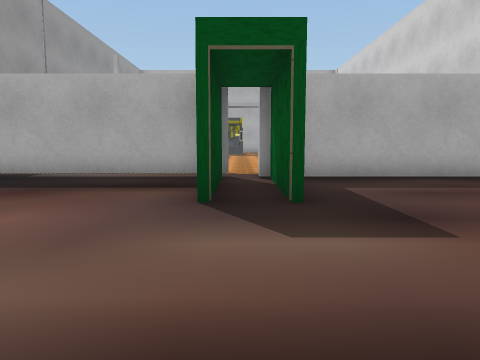
[1] (above)

24 first-person views from a walk through a scene from a Unity 3-D project. The camera is 1.2 m above the floor, tilts 6° down and sees 70° across. Doors are open. The floor is counted in squares, 2 m on a side. Each view is taken from the middle of a square. On the plan, view 1 faces up. The plan holds only what a view shows up to about 10 squares ahead; the rest is blank. The place goes on beyond the plan. The player character is not drawn. Some animated figures are left out. Some surface patterns are stand-ins.

[2]
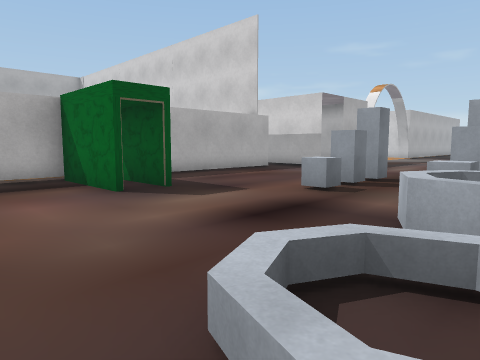

[3]
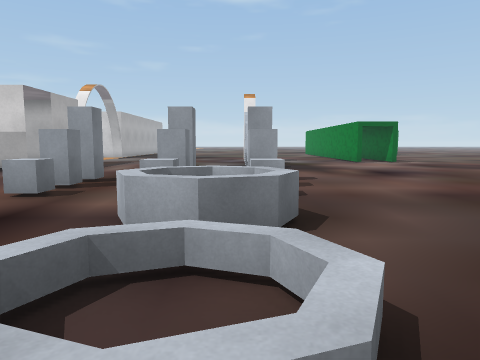

[4]
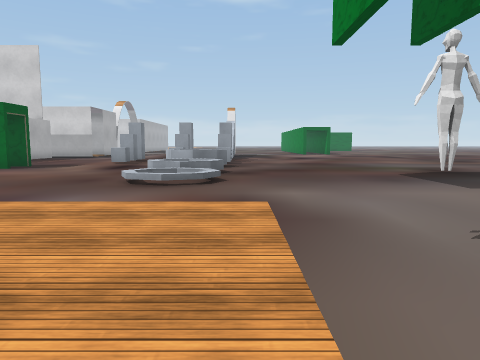

[5]
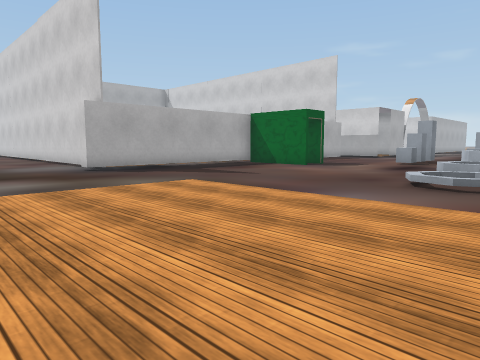

[6]
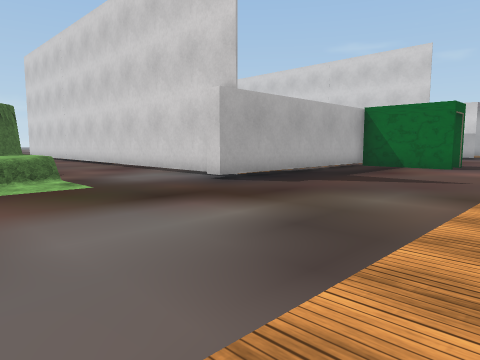

[7]
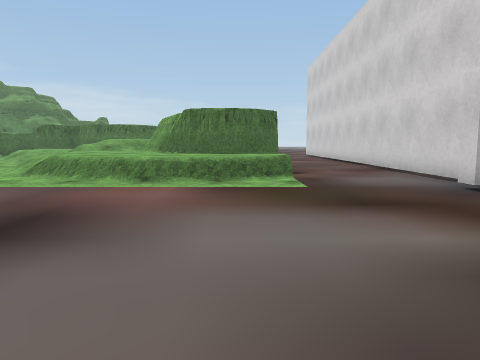

[8]
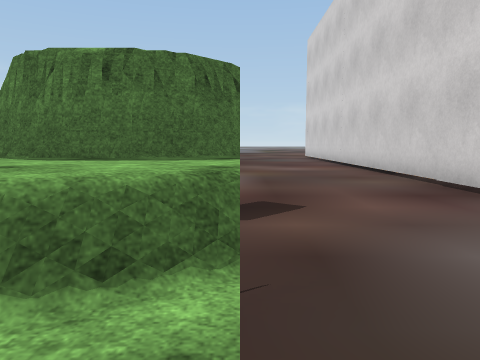

[9]
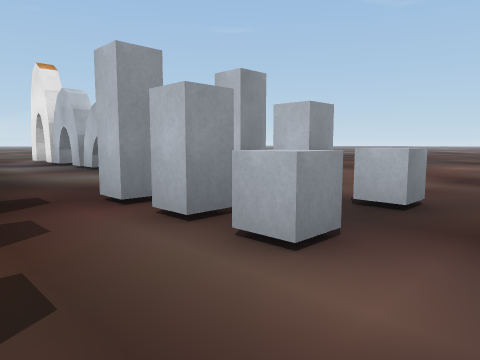

[10]
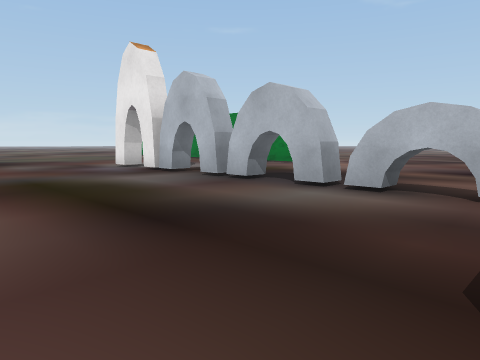

[11]
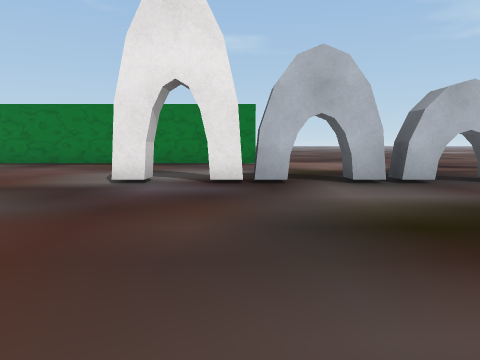

[12]
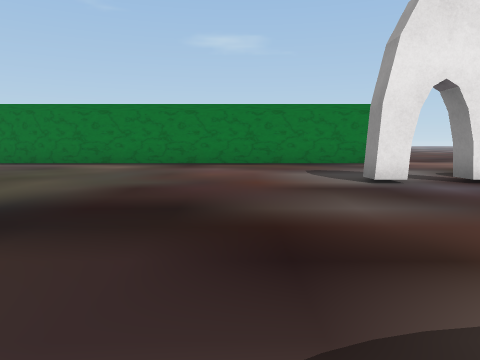

[13]
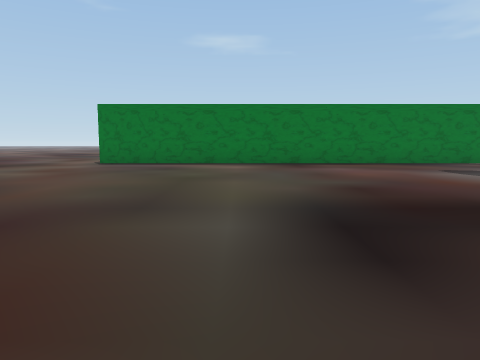

[14]
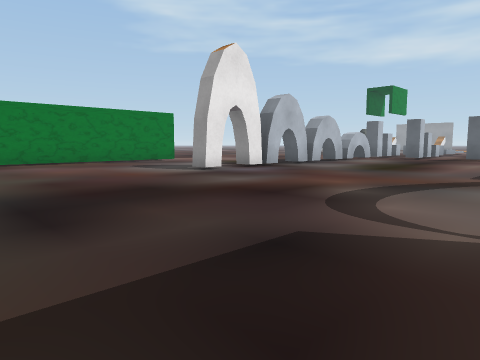

[15]
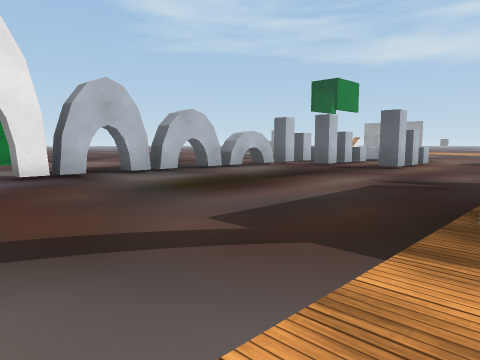

[16]
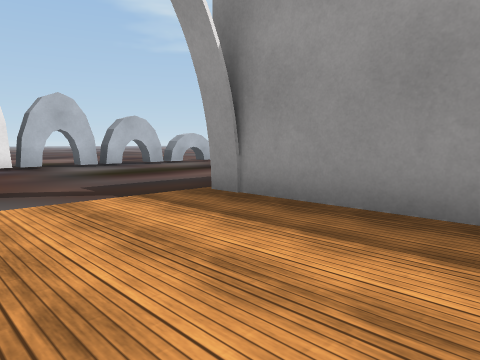

[17]
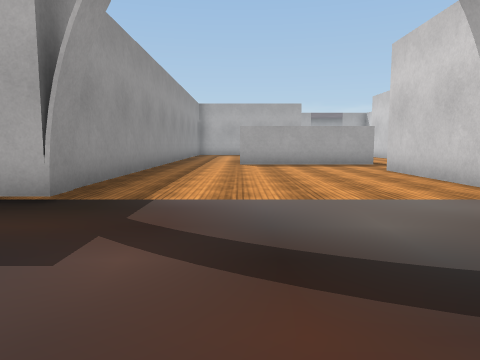

[18]
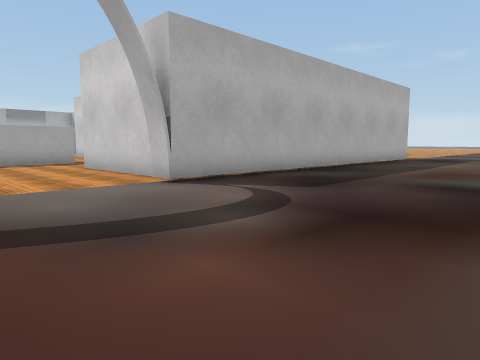

[19]
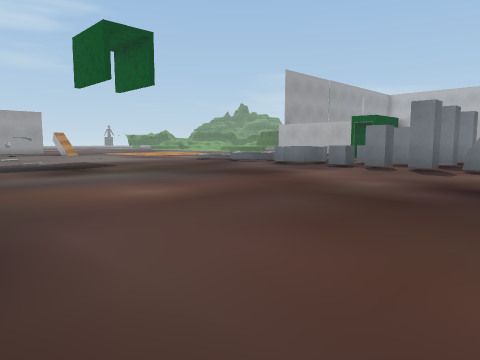

[20]
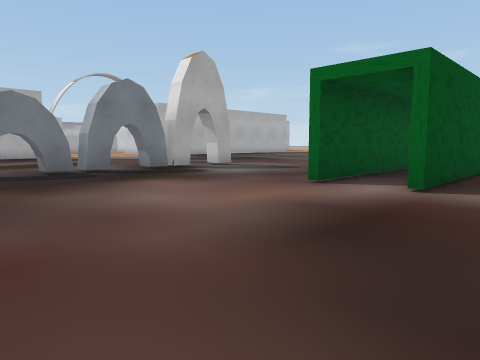

[21]
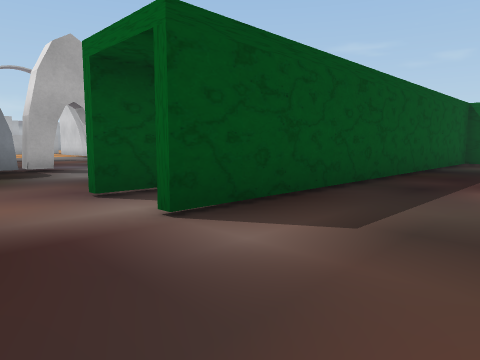

[22]
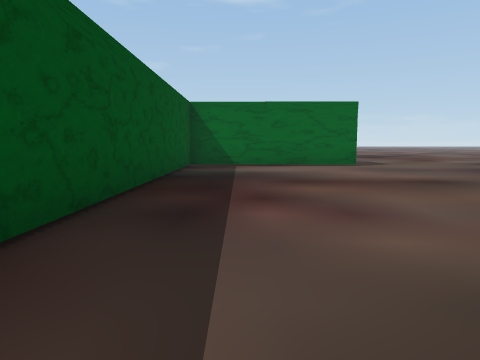

[23]
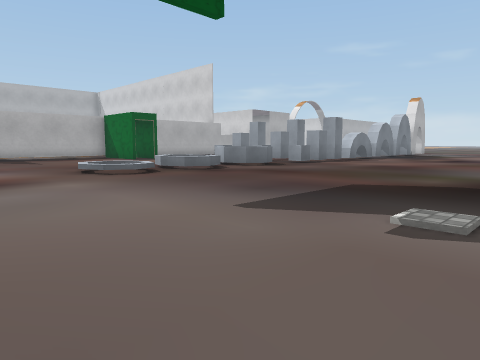

[24]
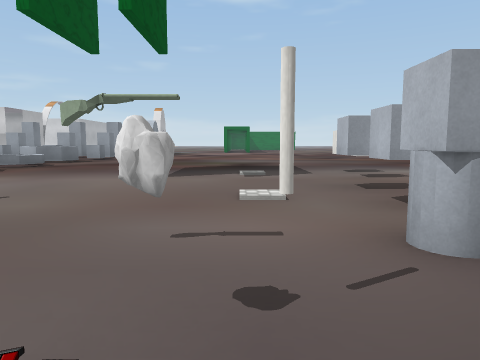

### Floor plan
Key: @ floor where view 1 was taken; # wall or solid block; x gap in a wall; . main floor; : floor 0.25 m higher than the main floor; + floor 1 m higher than the main floor; / step, stairs or slope; D open door; = window, fence, low wall or low ledge; ^ raised ledge; C cube; Y cylinder; R rock; O other object.
Columns run from 13 left of view 1 to 22 right of it. Each row starts with its distance up from view 1.
 16     /..#
 15     /..#
 14     /..#
 13      ..#
 12     ...#
 11     ...#                #.
 10 +####..#                #.####
  9 ++##/..#                #.....
  8 ++++/..#                #....#
  7 /////..#                #....#
  6 .......###########      #....#
  5 .............##...     ##....#######
  4  ............D#.....................
  3  ............D......................
  2   ..................................
  1   :::::........^..#................
  0    ::::......@.....................
 -1    ::::..//===x^..#.................
 -2    ::::..//====..#..................
 -3    ::::.........#..#x##xx#.#........
 -4     ................................
 -5      ...............................
 -6     ................................
 -7    .#....................###########
 -8   .YR.C..C..................
 -9     CY...................###########
-10      C.C .O........................#
-11        ......    ....  ............#

Positions as (right, up) in squares from view 1, and headings:
1: (0, 0), facing up
2: (-3, -2), facing up-right
3: (-3, -2), facing right
4: (-10, -3), facing right
5: (-10, -3), facing up-right
6: (-11, 1), facing up-right
7: (-10, 1), facing up
8: (-9, 6), facing up
9: (1, 1), facing down-right
10: (5, 2), facing down-right
11: (12, 3), facing down
12: (16, 3), facing down
13: (19, 3), facing down
14: (19, 4), facing down-left
15: (14, 5), facing down-left
16: (14, 8), facing down-left
17: (13, 1), facing up
18: (13, 0), facing up-right
19: (7, -11), facing up-left
20: (7, -10), facing up-right
21: (10, -11), facing up-right
22: (12, -10), facing right
23: (-7, -9), facing up-right
24: (-11, -8), facing right
